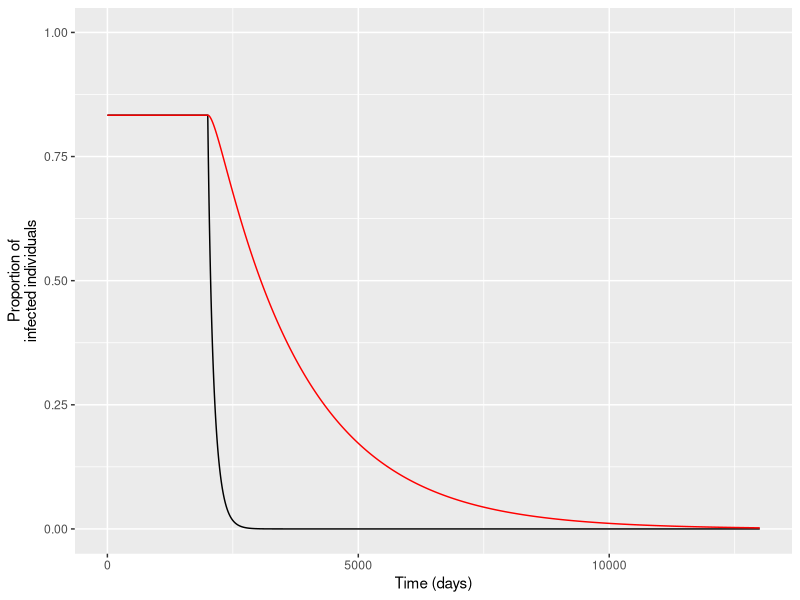

Source code (R):
library(deSolve)
library(ggplot2)


theta_before=c("r"=1/100,"V"=0.1,"P"=0.9, "Q"=0.3,"eta"=1/(5*365))
theta_control=c("r"=1/100,"V"=0.005,"P"=0.9, "Q"=0.3,"eta"=1/(5*365))
duration_control=6000

##Model from Smith et al. "A sticky situation"
StickyModel<-function(t,x,parms){
  # version from Smith and McKenzie, 2004
  
  ## state variables
  X = x[1]
  I = x[2]
  
  ## parameter values
  r = parms["r"]
  V = parms["V"]
  P = parms["P"]
  Q = parms["Q"]
  eta = parms["eta"]
  
  ##variations
  dX=V*X*(1-P+(P-Q)*I)*(1-X) - r*X
  dI= eta*(X-I)
  res  = c(dX, dI)
  list(res)
}

simulate_sticky=function(parameters, init, max_time){
  
  #parameters
  parms = c(parameters["r"],parameters["V"],
            parameters["P"],parameters["Q"],
            parameters["eta"])
  
  #simulation
  temps <- seq(0,max_time) 
  solveRM <- lsoda(y =init, times=temps, func = StickyModel, 
                   parms = parms)
  solutionRM=as.data.frame(solveRM)
  names(solutionRM)=c("time","X","I")
  
  return(solutionRM)
}


calculate_X_eq=function(parameters){
  r = parameters["r"]
  V = parameters["V"]
  P = parameters["P"]
  Q = parameters["Q"]
  radical=(2*P-1-Q)^2 - 4*(Q-P)*(1-P-r/V)
  numerator=-(2*P-1-Q)-sqrt(radical)
  return(as.numeric(numerator/2/(Q-P)))
}

simul_before=simulate_sticky(parameters = theta_before, init=c(calculate_X_eq(theta_before), calculate_X_eq(theta_before)), max_time = 2000)
simul_control=simulate_sticky(parameters = theta_control, init=as.numeric(simul_before[2000,c(2,3)]), max_time = duration_control)
simul_after=simulate_sticky(parameters = theta_before, init=as.numeric(simul_control[duration_control,c(2,3)]), max_time = 5000)
simul_control$time=simul_control$time+2000
simul_after$time=simul_after$time+2000+duration_control


ggplot(rbind(simul_before,simul_control, simul_after))+
  geom_line(aes(x=time, y=X))+ ylim(0,1)+
  geom_line(aes(x=time, y=I), col="red")+ 
  labs(y="Proportion of\ninfected individuals", x="Time (days)")
